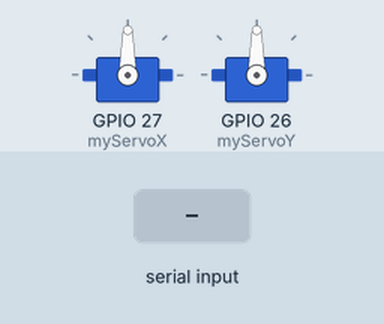
This sketch was run on a simulated ESP32. On the bench: 2 × servo. The inputs (shaded band) are chosen by the test bench.

Above: at 1.2 s.
1.3 s: "90,45\n" received over Serial
At 2.3 s:
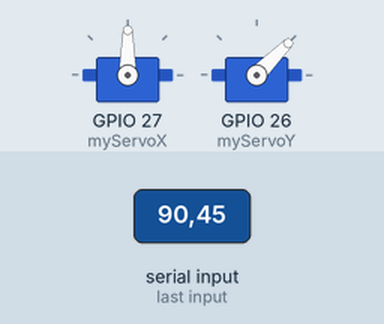
2.8 s: "30,150\n" received over Serial
At 3.4 s:
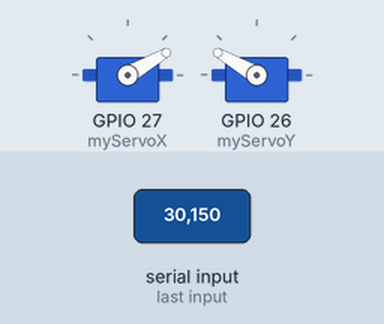
4.3 s: "1,90\n" received over Serial
At 4.6 s:
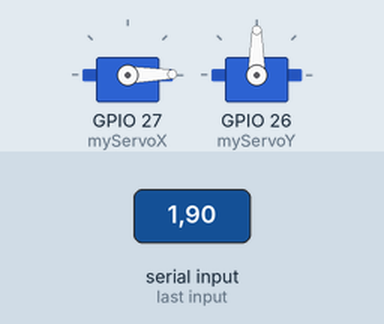
Timing chart, 0 to 7.3 s (numbered marks = the images above; inputs shaded):
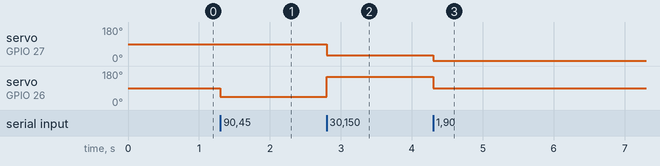

The sketch:

Servo_turret.ino
```cpp
#include <ESP32Servo.h>

Servo myServoX;
Servo myServoY;

void setup() {
  Serial.begin(115200);  // Must match the baud rate in your Python script
  myServoX.attach(27);   // Attach the servo to pin 9
  myServoY.attach(26);   // Attach the servo to pin 10
}

void loop() {
  if (Serial.available() > 0) {
    String data = Serial.readStringUntil('\n');  // Read until a newline
    int commaIndex = data.indexOf(',');

    if (commaIndex != -1) {
      // Split the incoming data
      int servoX = data.substring(0, commaIndex).toInt();
      int servoY = data.substring(commaIndex + 1).toInt();

      // Map the values if necessary (e.g., 0-180 range)
      myServoX.write(servoX);
      myServoY.write(servoY);
    }
  }
}
```

Measured:
- after the input at 1.3 s, servo on GPIO 26 (myServoY): 90° → 45° at once
- after the input at 2.8 s, servo on GPIO 27 (myServoX): 90° → 30° at once; servo on GPIO 26 (myServoY): 45° → 150° at once
- after the input at 4.3 s, servo on GPIO 27 (myServoX): 30° → 1° at once; servo on GPIO 26 (myServoY): 150° → 90° at once
